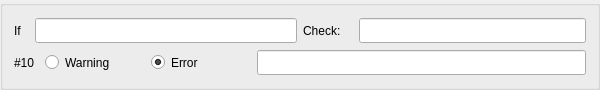
         <widget class="QGroupBox" name="groupBox_ch10">
          <property name="sizePolicy">
           <sizepolicy hsizetype="MinimumExpanding" vsizetype="Fixed">
            <horstretch>0</horstretch>
            <verstretch>0</verstretch>
           </sizepolicy>
          </property>
          <property name="minimumSize">
           <size>
            <width>600</width>
            <height>90</height>
           </size>
          </property>
          <property name="maximumSize">
           <size>
            <width>16777215</width>
            <height>90</height>
           </size>
          </property>
          <property name="title">
           <string/>
          </property>
          <layout class="QHBoxLayout" name="horizontalLayout_371">
           <item>
            <layout class="QVBoxLayout" name="verticalLayout_100">
             <item>
              <layout class="QHBoxLayout" name="horizontalLayout_372">
               <item>
                <layout class="QHBoxLayout" name="horizontalLayout_373">
                 <item>
                  <widget class="QLabel" name="label_411">
                   <property name="sizePolicy">
                    <sizepolicy hsizetype="Fixed" vsizetype="Fixed">
                     <horstretch>0</horstretch>
                     <verstretch>0</verstretch>
                    </sizepolicy>
                   </property>
                   <property name="minimumSize">
                    <size>
                     <width>15</width>
                     <height>25</height>
                    </size>
                   </property>
                   <property name="text">
                    <string>If</string>
                   </property>
                  </widget>
                 </item>
                 <item>
                  <widget class="QLineEdit" name="check_if_10">
                   <property name="sizePolicy">
                    <sizepolicy hsizetype="MinimumExpanding" vsizetype="Fixed">
                     <horstretch>0</horstretch>
                     <verstretch>0</verstretch>
                    </sizepolicy>
                   </property>
                   <property name="minimumSize">
                    <size>
                     <width>160</width>
                     <height>25</height>
                    </size>
                   </property>
                  </widget>
                 </item>
                </layout>
               </item>
               <item>
                <layout class="QHBoxLayout" name="horizontalLayout_374">
                 <item>
                  <widget class="QLabel" name="label_412">
                   <property name="sizePolicy">
                    <sizepolicy hsizetype="Fixed" vsizetype="Fixed">
                     <horstretch>0</horstretch>
                     <verstretch>0</verstretch>
                    </sizepolicy>
                   </property>
                   <property name="minimumSize">
                    <size>
                     <width>50</width>
                     <height>25</height>
                    </size>
                   </property>
                   <property name="text">
                    <string>Check:</string>
                   </property>
                  </widget>
                 </item>
                 <item>
                  <widget class="QLineEdit" name="check_check_10">
                   <property name="sizePolicy">
                    <sizepolicy hsizetype="MinimumExpanding" vsizetype="Fixed">
                     <horstretch>0</horstretch>
                     <verstretch>0</verstretch>
                    </sizepolicy>
                   </property>
                   <property name="minimumSize">
                    <size>
                     <width>160</width>
                     <height>25</height>
                    </size>
                   </property>
                  </widget>
                 </item>
                </layout>
               </item>
              </layout>
             </item>
             <item>
              <layout class="QHBoxLayout" name="horizontalLayout_375">
               <item>
                <widget class="QLabel" name="label_413">
                 <property name="sizePolicy">
                  <sizepolicy hsizetype="Fixed" vsizetype="Fixed">
                   <horstretch>0</horstretch>
                   <verstretch>0</verstretch>
                  </sizepolicy>
                 </property>
                 <property name="minimumSize">
                  <size>
                   <width>25</width>
                   <height>25</height>
                  </size>
                 </property>
                 <property name="maximumSize">
                  <size>
                   <width>25</width>
                   <height>25</height>
                  </size>
                 </property>
                 <property name="text">
                  <string>#10</string>
                 </property>
                </widget>
               </item>
               <item>
                <layout class="QHBoxLayout" name="horizontalLayout_376">
                 <item>
                  <widget class="QRadioButton" name="check_warning_10">
                   <property name="minimumSize">
                    <size>
                     <width>100</width>
                     <height>25</height>
                    </size>
                   </property>
                   <property name="text">
                    <string>Warning</string>
                   </property>
                  </widget>
                 </item>
                 <item>
                  <widget class="QRadioButton" name="check_error_10">
                   <property name="minimumSize">
                    <size>
                     <width>100</width>
                     <height>25</height>
                    </size>
                   </property>
                   <property name="text">
                    <string>Error</string>
                   </property>
                   <property name="checked">
                    <bool>true</bool>
                   </property>
                  </widget>
                 </item>
                </layout>
               </item>
               <item>
                <widget class="QLineEdit" name="check_message_10">
                 <property name="sizePolicy">
                  <sizepolicy hsizetype="MinimumExpanding" vsizetype="Fixed">
                   <horstretch>0</horstretch>
                   <verstretch>0</verstretch>
                  </sizepolicy>
                 </property>
                 <property name="minimumSize">
                  <size>
                   <width>170</width>
                   <height>25</height>
                  </size>
                 </property>
                </widget>
               </item>
              </layout>
             </item>
            </layout>
           </item>
          </layout>
         </widget>
